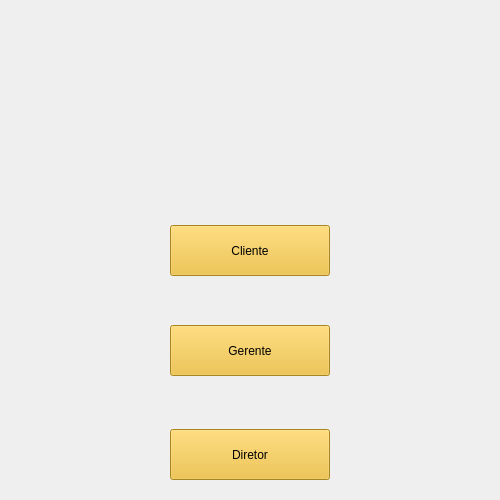
<?xml version="1.0" encoding="UTF-8"?>
<ui version="4.0">
 <class>bancoinicio</class>
 <widget class="QMainWindow" name="bancoinicio">
  <property name="geometry">
   <rect>
    <x>0</x>
    <y>0</y>
    <width>500</width>
    <height>500</height>
   </rect>
  </property>
  <property name="minimumSize">
   <size>
    <width>500</width>
    <height>500</height>
   </size>
  </property>
  <property name="maximumSize">
   <size>
    <width>500</width>
    <height>500</height>
   </size>
  </property>
  <property name="windowTitle">
   <string>Banco Assemble</string>
  </property>
  <widget class="QWidget" name="centralwidget">
   <widget class="QLabel" name="label">
    <property name="geometry">
     <rect>
      <x>0</x>
      <y>0</y>
      <width>500</width>
      <height>500</height>
     </rect>
    </property>
    <property name="styleSheet">
     <string notr="true">background-image: url(:/ExternalMenu/ExternalMenu.png);</string>
    </property>
    <property name="text">
     <string/>
    </property>
   </widget>
   <widget class="QPushButton" name="clientebutton">
    <property name="geometry">
     <rect>
      <x>170</x>
      <y>225</y>
      <width>160</width>
      <height>51</height>
     </rect>
    </property>
    <property name="styleSheet">
     <string notr="true">background-color: rgb(238, 186, 43);

</string>
    </property>
    <property name="text">
     <string>Cliente</string>
    </property>
   </widget>
   <widget class="QPushButton" name="gerentebutton">
    <property name="geometry">
     <rect>
      <x>170</x>
      <y>325</y>
      <width>160</width>
      <height>51</height>
     </rect>
    </property>
    <property name="styleSheet">
     <string notr="true">background-color: rgb(238, 186, 43);</string>
    </property>
    <property name="text">
     <string>Gerente</string>
    </property>
   </widget>
   <widget class="QPushButton" name="diretorbutton">
    <property name="geometry">
     <rect>
      <x>170</x>
      <y>429</y>
      <width>160</width>
      <height>51</height>
     </rect>
    </property>
    <property name="styleSheet">
     <string notr="true">background-color: rgb(238, 186, 43);</string>
    </property>
    <property name="text">
     <string>Diretor</string>
    </property>
   </widget>
  </widget>
 </widget>
 <resources>
  <include location="Images/Path.qrc"/>
 </resources>
 <connections/>
</ui>
